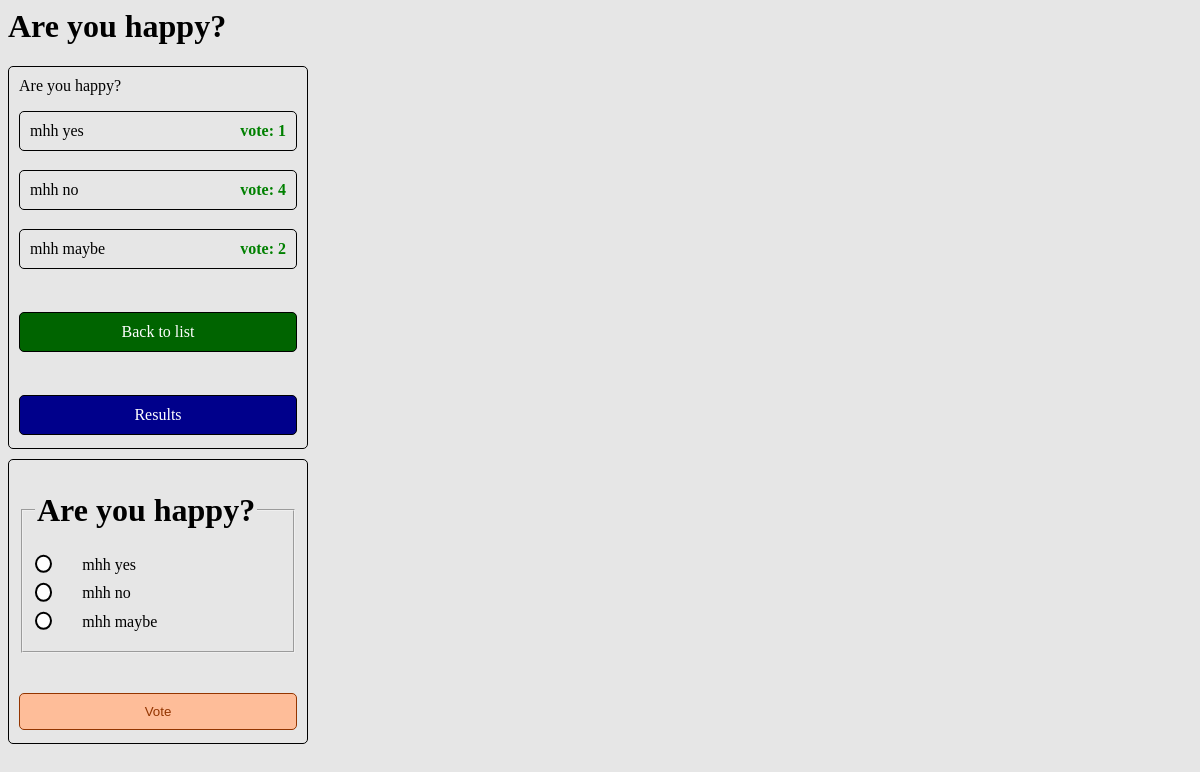
The app's page /polls/2/ with its own data.
### polls/models.py (models this page shows, shortened)
class Question(models.Model):
    question_text = models.CharField(max_length=200)
    pub_date = models.DateTimeField('date published')
    @admin.display(
        boolean=True,
        ordering="pub_date",
        description="Published recently?",
    )
    def __str__(self):
        return self.question_text

class Choice(models.Model):
    question = models.ForeignKey(Question, on_delete=models.CASCADE)
    choice_text = models.CharField(max_length=200)
    votes = models.IntegerField(default=0)

### polls/views.py (the view)
# urls.py: path('<int:pk>/', views.DetailView.as_view(), name='detail'),
class DetailView(generic.DetailView):
    model = Question
    template_name = "polls/detail.html"
    def get_queryset(self):
        return Question.objects.filter(pub_date__lte=timezone.now())

### polls/templates/polls/detail.html (shortened to what this page needs)
{% load static %}
<link rel="stylesheet" href="{% static 'polls/detail.css' %}">
<link rel="stylesheet" href="{% static 'polls/styles.css' %}">
{% if question %}
    <h1>{{ question }}</h1>
    <div>
    {{question.question_text}}
    {% for choice in question.choice_set.all %}
        <p>
            <span>{{ choice.choice_text }}</span>
            <span class="vote">vote: {{ choice.votes }}</span>
        </p>
    {% endfor %}
    <a href="{% url 'polls:index' %}" class="btn-back-to-list">
        <span>Back to list</span>
    </a>
    <a href="{% url 'polls:results' question.id %}" class="btn-results">
        <span>Results</span>
    </a>
    </div>
{% else %}
    <p>No polls details.</p>
{% endif %}
<form action="{% url 'polls:vote' question.id %}" method="post">
    <fieldset>
        <legend><h1>{{ question.question_text }}</h1></legend>
        {% for choice in question.choice_set.all %}
        <label for="choice{{ forloop.counter }}">
            <input type="radio" name="choice" id="choice{{ forloop.counter }}" value="{{ choice.id }}">
            <span>{{ choice.choice_text }}</span>
        </label>
        <br>
        {% endfor %}
    </fieldset>
    <input type="submit" value="Vote">
    </form>

### polls/static/polls/detail.css (style rules this page uses)
*, *:before, *:after { box-sizing: border-box; }
div { width: 300px; display:grid; border: 1px solid black; padding: 10px; border-radius: 5px; text-decoration: none; color:black; }
p { border: 1px solid black; padding: 10px; margin-bottom: 3px; border-radius: 5px; text-decoration: none; color:black; display:inline-flex; justify-content: space-between; }
form { width: 300px; border: 1px solid black; border-radius: 5px; padding:10px; margin-top:10px; }
label { display: inline-flex; justify-content: space-between; width: 100%; margin-bottom: 10px; }
label span { text-align: left; width: 100%; padding-left: 30px; padding-right: 10px; }
input[type=submit] { width: 100%; border: 1px solid #933500; padding: 10px; margin-top: 40px; margin-bottom: 3px; border-radius: 5px; text-decoration: none; color:#933500; background-color:#febd99 }
input[type=radio] { appearance: none; background-color: #fff; margin: 0; font: inherit; color: currentColor; width: 1.15em; height: 1.15em; border: 0.15em solid currentColor; border-radius: 50%; transform: translateY(-0.075em); display: grid; place-content: center; }
input[type="radio"]::before { content: ""; width: 0.65em; height: 0.65em; border-radius: 50%; transform: scale(0); transition: 120ms transform ease-in-out; box-shadow: inset 1em 1em var(--form-control-color); background-color: CanvasText; }
.vote { color:green; font-size: medium; font-weight: bold; }
.btn-back-to-list { text-align: center; border: 1px solid black; padding: 10px; margin-top: 40px; margin-bottom: 3px; border-radius: 5px; text-decoration: none; color:white; background-color:darkgreen }
.btn-results { text-align: center; border: 1px solid black; padding: 10px; margin-top: 40px; margin-bottom: 3px; border-radius: 5px; text-decoration: none; color:white; background-color:darkblue }

### records on screen
Question: question_text "Are you happy?"
Choice: choice_text "mhh yes", votes "1"
Choice: choice_text "mhh no", votes "4"
Choice: choice_text "mhh maybe", votes "2"
